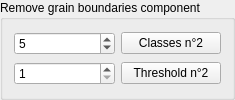
         <widget class="QGroupBox" name="groupBox_2">
          <property name="sizePolicy">
           <sizepolicy hsizetype="Fixed" vsizetype="Preferred">
            <horstretch>0</horstretch>
            <verstretch>0</verstretch>
           </sizepolicy>
          </property>
          <property name="minimumSize">
           <size>
            <width>235</width>
            <height>0</height>
           </size>
          </property>
          <property name="title">
           <string>Remove grain boundaries component</string>
          </property>
          <layout class="QVBoxLayout" name="verticalLayout_3">
           <item>
            <layout class="QHBoxLayout" name="horizontalLayout_6">
             <item>
              <widget class="QSpinBox" name="ClassBox2">
               <property name="sizePolicy">
                <sizepolicy hsizetype="Preferred" vsizetype="Minimum">
                 <horstretch>0</horstretch>
                 <verstretch>0</verstretch>
                </sizepolicy>
               </property>
               <property name="minimumSize">
                <size>
                 <width>79</width>
                 <height>0</height>
                </size>
               </property>
               <property name="maximumSize">
                <size>
                 <width>117</width>
                 <height>16777215</height>
                </size>
               </property>
               <property name="toolTip">
                <string>&lt;html&gt;&lt;head/&gt;&lt;body&gt;&lt;p&gt;&lt;span style=&quot; font-size:11pt;&quot;&gt;Choose a number of classes to perform Otsu 2 segmentation.&lt;/span&gt;&lt;/p&gt;&lt;/body&gt;&lt;/html&gt;</string>
               </property>
               <property name="minimum">
                <number>2</number>
               </property>
               <property name="maximum">
                <number>30</number>
               </property>
               <property name="value">
                <number>5</number>
               </property>
              </widget>
             </item>
             <item>
              <widget class="QPushButton" name="ComputeClass_bttn_2">
               <property name="sizePolicy">
                <sizepolicy hsizetype="Preferred" vsizetype="Fixed">
                 <horstretch>0</horstretch>
                 <verstretch>0</verstretch>
                </sizepolicy>
               </property>
               <property name="minimumSize">
                <size>
                 <width>96</width>
                 <height>0</height>
                </size>
               </property>
               <property name="maximumSize">
                <size>
                 <width>16777215</width>
                 <height>16777215</height>
                </size>
               </property>
               <property name="toolTip">
                <string>&lt;html&gt;&lt;head/&gt;&lt;body&gt;&lt;p&gt;&lt;span style=&quot; font-size:11pt;&quot;&gt;Run the Otsu 2 computation given the number of classes.&lt;/span&gt;&lt;/p&gt;&lt;/body&gt;&lt;/html&gt;</string>
               </property>
               <property name="text">
                <string>Classes n°2</string>
               </property>
               <property name="icon">
                <iconset>
                 <normaloff>icons/filter_icon.png</normaloff>icons/filter_icon.png</iconset>
               </property>
              </widget>
             </item>
            </layout>
           </item>
           <item>
            <layout class="QHBoxLayout" name="horizontalLayout_4">
             <item>
              <widget class="QSpinBox" name="ThresholdBox_2">
               <property name="sizePolicy">
                <sizepolicy hsizetype="Preferred" vsizetype="Minimum">
                 <horstretch>0</horstretch>
                 <verstretch>0</verstretch>
                </sizepolicy>
               </property>
               <property name="minimumSize">
                <size>
                 <width>79</width>
                 <height>0</height>
                </size>
               </property>
               <property name="maximumSize">
                <size>
                 <width>117</width>
                 <height>16777215</height>
                </size>
               </property>
               <property name="toolTip">
                <string>&lt;html&gt;&lt;head/&gt;&lt;body&gt;&lt;p&gt;&lt;span style=&quot; font-size:11pt;&quot;&gt;Choose the classes that must be kept in the final binary thresholding (current value excluded).&lt;/span&gt;&lt;/p&gt;&lt;/body&gt;&lt;/html&gt;</string>
               </property>
               <property name="minimum">
                <number>1</number>
               </property>
               <property name="maximum">
                <number>30</number>
               </property>
               <property name="value">
                <number>1</number>
               </property>
              </widget>
             </item>
             <item>
              <widget class="QPushButton" name="Threshold_bttn_2">
               <property name="sizePolicy">
                <sizepolicy hsizetype="Preferred" vsizetype="Fixed">
                 <horstretch>0</horstretch>
                 <verstretch>0</verstretch>
                </sizepolicy>
               </property>
               <property name="minimumSize">
                <size>
                 <width>96</width>
                 <height>0</height>
                </size>
               </property>
               <property name="maximumSize">
                <size>
                 <width>16777215</width>
                 <height>16777215</height>
                </size>
               </property>
               <property name="toolTip">
                <string>&lt;html&gt;&lt;head/&gt;&lt;body&gt;&lt;p&gt;&lt;span style=&quot; font-size:11pt;&quot;&gt;Perform the final thresholding.&lt;/span&gt;&lt;/p&gt;&lt;/body&gt;&lt;/html&gt;</string>
               </property>
               <property name="text">
                <string>Threshold n°2</string>
               </property>
               <property name="icon">
                <iconset>
                 <normaloff>icons/filter_icon.png</normaloff>icons/filter_icon.png</iconset>
               </property>
              </widget>
             </item>
            </layout>
           </item>
          </layout>
         </widget>
